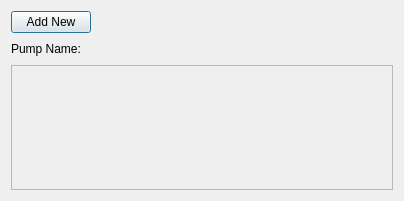
<?xml version="1.0" encoding="UTF-8"?>
<ui version="4.0">
 <class>WateringPumpModels</class>
 <widget class="QDialog" name="WateringPumpModels">
  <property name="windowModality">
   <enum>Qt::ApplicationModal</enum>
  </property>
  <property name="geometry">
   <rect>
    <x>0</x>
    <y>0</y>
    <width>404</width>
    <height>201</height>
   </rect>
  </property>
  <property name="windowTitle">
   <string>Watering Pump Models</string>
  </property>
  <layout class="QGridLayout" name="gridLayout">
   <item row="0" column="0">
    <layout class="QHBoxLayout" name="horizontalLayout_2">
     <item>
      <widget class="QPushButton" name="testButton">
       <property name="text">
        <string>Add New</string>
       </property>
      </widget>
     </item>
     <item>
      <spacer name="horizontalSpacer">
       <property name="orientation">
        <enum>Qt::Horizontal</enum>
       </property>
       <property name="sizeHint" stdset="0">
        <size>
         <width>363</width>
         <height>20</height>
        </size>
       </property>
      </spacer>
     </item>
    </layout>
   </item>
   <item row="2" column="0">
    <widget class="QScrollArea" name="scrollArea">
     <property name="widgetResizable">
      <bool>true</bool>
     </property>
     <widget class="QWidget" name="scrollAreaWidgetContents">
      <property name="geometry">
       <rect>
        <x>0</x>
        <y>0</y>
        <width>378</width>
        <height>101</height>
       </rect>
      </property>
      <layout class="QVBoxLayout" name="verticalLayout"/>
     </widget>
    </widget>
   </item>
   <item row="1" column="0">
    <layout class="QHBoxLayout" name="horizontalLayout">
     <item>
      <widget class="QLabel" name="label">
       <property name="text">
        <string>Pump Name:</string>
       </property>
      </widget>
     </item>
     <item>
      <spacer name="horizontalSpacer_2">
       <property name="orientation">
        <enum>Qt::Horizontal</enum>
       </property>
       <property name="sizeHint" stdset="0">
        <size>
         <width>40</width>
         <height>20</height>
        </size>
       </property>
      </spacer>
     </item>
    </layout>
   </item>
  </layout>
 </widget>
 <resources/>
 <connections/>
</ui>
